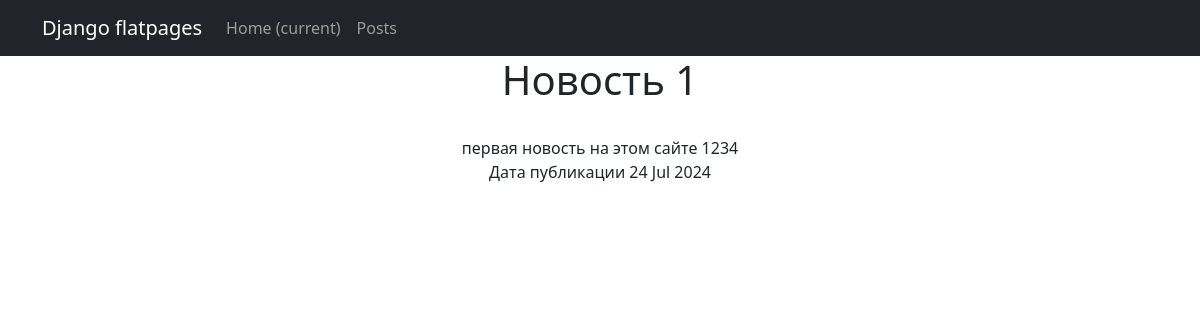
The app's page /posts/1/ with its own data.
### news/models.py (models this page shows, shortened)
class Post(models.Model):
    article = 'AR'
    news = 'NE'
    POSITIONS =[
        (article, 'article'),
        (news, 'news'),
    ]
    author = models.ForeignKey(Author, on_delete=models.CASCADE, related_name='posts')
    news_art = models.CharField(max_length=2,choices=POSITIONS,default='NE')
    date_in = models.DateTimeField(auto_now_add=True)
    category = models.ManyToManyField(Category, through='PostCategory')
    title = models.CharField(max_length=255)
    text = models.TextField(default='')
    rating = models.IntegerField(default=0)

### news/views.py (the view)
# urls.py: path('<int:pk>/', PostDetail.as_view(), name='post_detail'),
class PostDetail(DetailView):
    model = Post
    template_name = 'post.html'
    context_object_name = 'post'

### news/templatetags/custom_filters.py (called while the page is built)
@register.filter
def censorship(value, words_to_censor):
    words = value.split()  # Разделяем текст на слова
    censored_text = []
    for word in words:
        clean_word = word.strip('.,!?;:')  # Удаляем знаки препинания в конце слова для точного сравнения
        if clean_word.lower() in words_to_censor:  # Сравниваем без учета регистра
            censored_word = clean_word[0] + '*' * (len(clean_word) - 1)
            censored_text.append(word.replace(clean_word, censored_word))  # Возвращаем знаки препинания на место
        else:
            censored_text.append(word)
    return ' '.join(censored_text)

### templates/post.html (shortened to what this page needs)
{% extends 'flatpages/default.html' %}
{% load custom_filters %}
{% block content %}
<h1>{{ post.title }}</h1>
<br>
{{ post.text|censorship:"редиска"}}
<br>
Дата публикации {{ post.date_in|date:'d M Y' }}
{% endblock content %}

### records on screen
Post: title "Новость 1", text|censorship "первая новость на этом сайте 1234", date_in "24 Jul 2024"
